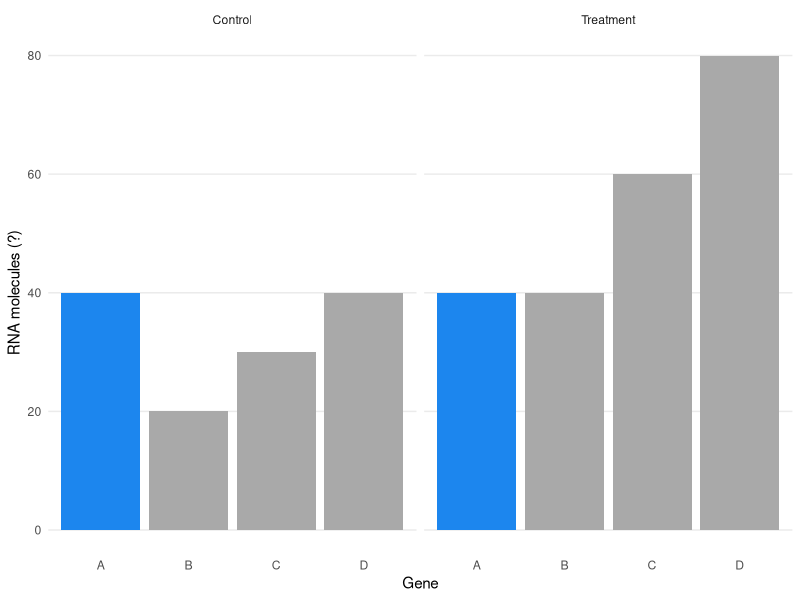
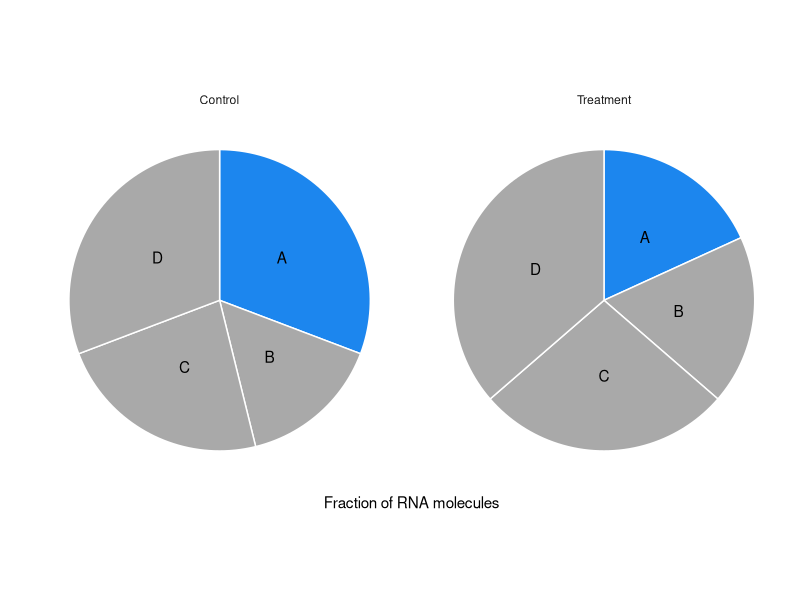
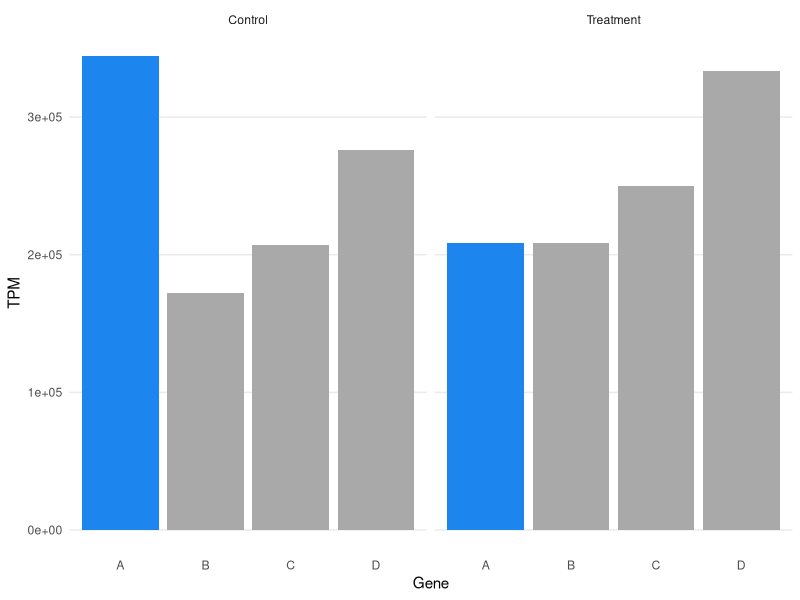

Write R code to recreate these figures, in order.
## ---- chunk 1
knitr::opts_chunk$set(fig.path = 'figures/',
                      dev = c('png', 'pdf'),
                      dpi = 100)
## ---- chunk 2
library(dplyr)
library(tidyr)
library(ggplot2)
## ---- chunk 3
theme_set(theme_minimal())

nogrid = function ()
    theme(panel.grid.minor = element_blank(),
          panel.grid.major.x = element_blank())

pie_chart = function ()
    list(coord_polar(theta = 'y', direction = -1),
         theme(axis.text = element_blank(),
               panel.grid = element_blank()))
## ---- chunk 4
mean_fragment_length = 300

counts = tibble(Gene = c('A', 'B', 'C', 'D'),
                Length = c(700, 700, 800, 800),
                Control = c(40, 20, 30, 40),
                Treatment = c(20, 20, 30, 40) * 2) %>%
    gather(Library, Count, -Gene, -Length) %>%
    mutate(EffectiveLength = Length - mean_fragment_length + 1)

counts

gene_colors = c(A = 'dodgerblue2', B = 'darkgrey', C = 'darkgrey', D = 'darkgrey')
## ---- chunk 5
ggplot(counts, aes(x = Gene, y = Count, fill = Gene)) +
    geom_bar(stat = 'identity') +
    facet_wrap(~ Library) +
    scale_fill_manual(values = gene_colors, guide = FALSE) +
    labs(y = 'RNA molecules (?)') +
    nogrid()
## ---- chunk 6
# FIXME: Direction should be clockwise but `direction = 1` does anticlockwise
# on my computer. But labels are clockwise?!
counts %>%
    group_by(Library) %>%
    mutate(Fraction = Count / sum(Count)) %>%
    mutate(LabelPos = sum(Fraction) - (cumsum(Fraction) - Fraction / 2)) %>%
    ggplot(aes(x = '', y = Fraction, fill = Gene)) +
    geom_bar(stat = 'identity', width = 1, color = 'white') +
    geom_text(aes(y = LabelPos, label = Gene)) +
    pie_chart() +
    facet_wrap(~ Library) +
    scale_fill_manual(values = gene_colors, guide = FALSE) +
    labs(x = '', y = 'Fraction of RNA molecules')
## ---- chunk 7
tpm = function (counts, effective_lengths) {
    rate = log(counts) - log(effective_lengths)
    exp(rate - log(sum(exp(rate))) + log(10 ^ 6))
}
## ---- chunk 8
tpms = counts %>%
    group_by(Library) %>%
    mutate(TPM = tpm(Count, EffectiveLength))

tpms
## ---- chunk 9
ggplot(tpms, aes(x = Gene, y = TPM, fill = Gene)) +
    geom_bar(stat = 'identity') +
    facet_wrap(~ Library) +
    scale_fill_manual(values = gene_colors, guide = FALSE) +
    labs(y = 'TPM') +
    nogrid()
